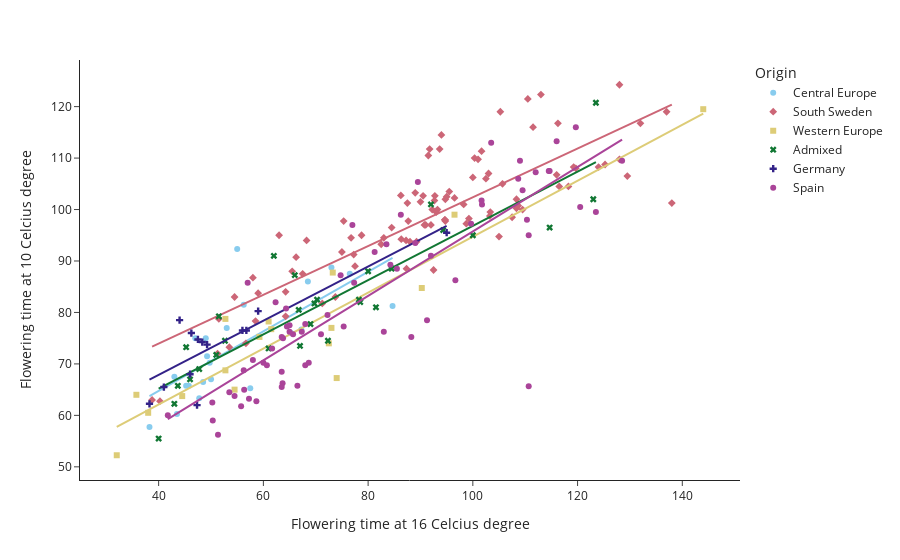

The code cell stored with this chart in its notebook:
### Code cell
fig_ft10_ft16_indiv.show()

### Figure 1 — Plotly figure (JSON) as saved in the notebook; plotly's stock layout.template omitted (floating-point values rounded to 4 significant figures; data arrays with more than 128 entries replaced by an {"elided": "..."} marker saying what was removed)
{"data": [{"customdata": [[0, 0.923, 1.3], [0.04878, 1, 2.5], [0.4634, 1, -0.6], [0.8478, 0.962, -2.3], [1, 1, -0.7], [0, 0.9, 0.2], [0.8519, 0.717, -0.7], [0.977, 0.842, -0.7], [0.9667, 1, -0.7], [0.7609, 1, -0.6], [0, 0.884, -2.3], [0.9388, 0.865, -0.2], [0.6724, 0.96, 3.2], [0.9773, 0.85, 1.1], [0.45, 1, 0.8], [0.1463, 0.972, 3.1], [0.4545, 1, 1.6], [0.5606, 0.986, 1.6], [0.3455, 0.95, 1.4], [0.04444, 0.908, 1.7], [1, 0.968, 1.6], [1, 1, 1.7]], "hovertemplate": "<b>%{hovertext}</b><br><br>Origin=Central Europe<br>Flowering time at 16 Celcius degree=%{x}<br>Flowering time at 10 Celcius degree=%{y}<br>sdorm_rate=%{customdata[0]}<br>pdorm_rate=%{customdata[1]}<br>bio9=%{customdata[2]}<extra></extra>", "hovertext": ["ICE63 / Copac-1", "ICE21 / Petro-1", "Doubravnik7", "Gr-1", "DraIV 2-9", "UduI 1-11", "ZdrI 1-23", "ZdrI 2-21", "Bor-4", "Pu2-8", "Gr-5", "Jm-0", "Kyoto", "Sr:5", "Toc-1", "Staro-2", "Fell3-7", "Bach-7", "Erg2-6", "Wank-2", "Obe1-15", "Schl-7"], "legendgroup": "Central Europe", "marker": {"color": "rgb(136, 204, 238)", "symbol": "circle"}, "mode": "markers", "name": "Central Europe", "orientation": "v", "showlegend": true, "type": "scatter", "x": [67.25, 76.5, 65.25, 55, 48.5, 47, 53, 50, 56.25, 84.67, 47.75, 45.25, 49.75, 49, 68.5, 73, 57.5, 49.25, 43.5, 38.25, 45.75, 43], "xaxis": "x", "y": [76.67, 87.5, 76, 92.33, 66.5, 75, 77, 67, 81.5, 81.25, 63.33, 65.75, 70.25, 75, 86, 88.75, 65.25, 71.5, 60.25, 57.75, 65.75, 67.5], "yaxis": "y"}, {"hovertemplate": "<b>OLS trendline</b><br>FT10 = 0.579533 * FT16 + 41.5604<br>R<sup>2</sup>=0.538585<br><br>Origin=Central Europe<br>Flowering time at 16 Celcius degree=%{x}<br>Flowering time at 10 Celcius degree=%{y} <b>(trend)</b><extra></extra>", "legendgroup": "Central Europe", "marker": {"color": "rgb(136, 204, 238)", "symbol": "circle"}, "mode": "lines", "name": "Central Europe", "showlegend": false, "type": "scatter", "x": [38.25, 43, 43.5, 45.25, 45.75, 47, 47.75, 48.5, 49, 49.25, 49.75, 50, 53, 55, 56.25, 57.5, 65.25, 67.25, 68.5, 73, 76.5, 84.67], "xaxis": "x", "y": [63.73, 66.48, 66.77, 67.78, 68.07, 68.8, 69.23, 69.67, 69.96, 70.1, 70.39, 70.54, 72.28, 73.43, 74.16, 74.88, 79.37, 80.53, 81.26, 83.87, 85.89, 90.63], "yaxis": "y"}, {"customdata": {"elided": "95x3 float values"}, "hovertemplate": "<b>%{hovertext}</b><br><br>Origin=South Sweden<br>Flowering time at 16 Celcius degree=%{x}<br>Flowering time at 10 Celcius degree=%{y}<br>sdorm_rate=%{customdata[0]}<br>pdorm_rate=%{customdata[1]}<br>bio9=%{customdata[2]}<extra></extra>", "hovertext": ["Ale-Stenar-64-24", "Brösarp-11-135", "Brösarp-15-138", "Brösarp-21-140", "App1-12", "App1-14", "App1-16", "Dra1-4", "Fjä1-5", "Fly2-1", "Fly2-2", "Hov1-10", "Hov3-2", "Hov3-5", "Kni-1", "Lis-3", "ÖMö1-7", "Rev-2", "Sparta-1", "T1000", "T1040", "T1070", "T1110", "T1160", "T450", "T460", "T470", "T530", "T540", "T570", "T610", "T670", "T710", "T720", "T740", "T780", "T790", "T800", "T810", "T840", "T860", "T880", "T900", "T930", "T960", "T980", "T990", "TDr-1", "TDr-2", "TDr-4", "TDr-5", "TDr-7", "TDr-8", "TDr-9", "TDr-13", "TDr-17", "TDr-18", "Ull2-5", "Bd-0", "Sp-0", "Ting-1", "Lis-2", "Brö1-6", "Gul1-2", "Kävlinge-1", "Kulturen-1", "Liarum", "Lillö-1", "San-2", "Vimmerby", "Bå5-1", "Hov4-1", "Hovdala-6", "Lis-1", "Lund", "Rev-1", "Fjä1-1", "Ull1-1", "Vinslöv", "Böt 1", "EkS 2", "FlyA 3", "Hal-1", "Hamm-1", "HolA-1 1", "HolA-1 2", "HolA-2 2", "Kal 1", "Kia 1", "Lan 1", "Puk-1", "Stenk-2", "Stenk-3", "Tur-4", "Ale-Stenar-56-14"], "legendgroup": "South Sweden", "marker": {"color": "rgb(204, 102, 119)", "symbol": "diamond"}, "mode": "markers", "name": "South Sweden", "orientation": "v", "showlegend": true, "type": "scatter", "x": [86.25, 94.75, 68.25, 64.25, 75.33, 93, 87.33, 101, 87.25, 89.25, 116, 73.75, 86.33, 77.25, 82.5, 51.5, 96.5, 110.5, 128, 105, 92.67, 94, 108.3, 109.5, 87.67, 94.75, 105.2, 93.67, 76.75, 92, 99.25, 90, 100, 89, 113, 137, 102.5, 91.75, 100.3, 84.5, 90.75, 103.2, 107.5, 111.5, 105.7, 101.7, 103.3, 53.5, 56.67, 58.5, 63, 54.5, 91.5, 59, 92.5, 128, 119.7, 125.2, 38.75, 51.25, 108.3, 93.25, 108.7, 92.75, 98.75, 83, 66.25, 132, 94.67, 88, 65.5, 95, 64.25, 58, 92.25, 94.67, 116.2, 40.25, 67.5, 116.5, 71.25, 98.25, 118.2, 91, 78.75, 95.5, 75, 124, 119.2, 103, 77.5, 129.5, 138, 90.5, 87.5], "xaxis": "x", "y": [102.8, 97.75, 94, 84, 97.75, 99.5, 88.5, 109.8, 94, 93.75, 106.8, 83, 94.25, 91.25, 93.25, 78.75, 102.2, 121.5, 124.2, 94.75, 101.8, 114.5, 102, 100, 97.75, 102, 119, 111.8, 94.5, 97, 98.25, 101.5, 106.2, 103.2, 122.3, 119, 106, 111.8, 110, 96.5, 97, 98.75, 98.5, 116, 105, 111.3, 99.5, 73.25, 74, 78.33, 95, 83, 110.5, 83.75, 88.25, 109.8, 108, 108.8, 63, 72, 100.2, 100, 100.8, 102.7, 97.25, 94.5, 90.75, 116.8, 98, 93.75, 88, 102.5, 79.25, 86.75, 100, 98, 116.8, 62.75, 87.5, 104.5, 81.75, 101, 104.5, 97, 95, 103.5, 91.75, 108.2, 108.2, 107, 89, 106.5, 101.2, 102.7, 101.2], "yaxis": "y"}, {"hovertemplate": "<b>OLS trendline</b><br>FT10 = 0.473887 * FT16 + 55.003<br>R<sup>2</sup>=0.712226<br><br>Origin=South Sweden<br>Flowering time at 16 Celcius degree=%{x}<br>Flowering time at 10 Celcius degree=%{y} <b>(trend)</b><extra></extra>", "legendgroup": "South Sweden", "marker": {"color": "rgb(204, 102, 119)", "symbol": "diamond"}, "mode": "lines", "name": "South Sweden", "showlegend": false, "type": "scatter", "x": [38.75, 40.25, 51.25, 51.5, 53.5, 54.5, 56.67, 58, 58.5, 59, 63, 64.25, 64.25, 65.5, 66.25, 67.5, 68.25, 71.25, 73.75, 75, 75.33, 76.75, 77.25, 77.5, 78.75, 82.5, 83, 84.5, 86.25, 86.33, 87.25, 87.33, 87.5, 87.67, 88, 89, 89.25, 90, 90.5, 90.75, 91, 91.5, 91.75, 92, 92.25, 92.5, 92.67, 92.75, 93, 93.25, 93.67, 94, 94.67, 94.67, 94.75, 94.75, 95, 95.5, 96.5, 98.25, 98.75, 99.25, 100, 100.3, 101, 101.7, 102.5, 103, 103.2, 103.3, 105, 105.2, 105.7, 107.5, 108.3, 108.3, 108.7, 109.5, 110.5, 111.5, 113, 116, 116.2, 116.5, 118.2, 119.2, 119.7, 124, 125.2, 128, 128, 129.5, 132, 137, 138], "xaxis": "x", "y": [73.37, 74.08, 79.29, 79.41, 80.36, 80.83, 81.86, 82.49, 82.73, 82.96, 84.86, 85.45, 85.45, 86.04, 86.4, 86.99, 87.35, 88.77, 89.95, 90.54, 90.7, 91.37, 91.61, 91.73, 92.32, 94.1, 94.34, 95.05, 95.88, 95.92, 96.35, 96.39, 96.47, 96.55, 96.71, 97.18, 97.3, 97.65, 97.89, 98.01, 98.13, 98.36, 98.48, 98.6, 98.72, 98.84, 98.92, 98.96, 99.07, 99.19, 99.39, 99.55, 99.86, 99.86, 99.9, 99.9, 100.0, 100.3, 100.7, 101.6, 101.8, 102.0, 102.4, 102.5, 102.9, 103.2, 103.6, 103.8, 103.9, 104.0, 104.8, 104.9, 105.1, 105.9, 106.3, 106.3, 106.5, 106.9, 107.4, 107.8, 108.6, 110.0, 110.1, 110.2, 111.0, 111.5, 111.7, 113.8, 114.4, 115.7, 115.7, 116.4, 117.6, 119.9, 120.4], "yaxis": "y"}, {"customdata": [[0, 1, 15.6], [0.02174, 0.93, 2.6], [0, 0.877, 6.4], [0.3958, 1, 8], [0.9167, 0.943, 16.7], [0.9455, 0.96, 6.8], [0, 0.057, 5.6], [0, 0.756, 19.2], [0.6585, 0.845, 14.8], [0, 1, 16], [0, 1, 17.2], [0, 0.414, 16.9], [0, 1, 17.8], [0, 0.827, 14.1], [0, 0.742, 18.7], [0, 0.701, 6.3], [0.02273, 1, 16]], "hovertemplate": "<b>%{hovertext}</b><br><br>Origin=Western Europe<br>Flowering time at 16 Celcius degree=%{x}<br>Flowering time at 10 Celcius degree=%{y}<br>sdorm_rate=%{customdata[0]}<br>pdorm_rate=%{customdata[1]}<br>bio9=%{customdata[2]}<extra></extra>", "hovertext": ["LDV-46", "T480", "NFA-8", "Alst-1", "Van-0", "Gy-0", "Mir-0", "IP-All-0", "IP-Pds-1", "IP-Sac-0", "IP-Svi-0", "IP-Vin-0", "IP-Bor-0", "IP-Hue-3", "ARR-17", "WAV-8", "Qui-0"], "legendgroup": "Western Europe", "marker": {"color": "rgb(221, 204, 119)", "symbol": "square"}, "mode": "markers", "name": "Western Europe", "orientation": "v", "showlegend": true, "type": "scatter", "x": [52.75, 52.75, 44.5, 61, 38, 54.5, 72.5, 35.75, 96.5, 59.25, 32, 90.25, 73, 144, 73.25, 74, 61.5], "xaxis": "x", "y": [68.75, 78.75, 63.75, 78.25, 60.5, 65, 74, 64, 99, 75.25, 52.25, 84.75, 77, 119.5, 87.75, 67.25, 76.75], "yaxis": "y"}, {"hovertemplate": "<b>OLS trendline</b><br>FT10 = 0.543673 * FT16 + 40.3549<br>R<sup>2</sup>=0.863836<br><br>Origin=Western Europe<br>Flowering time at 16 Celcius degree=%{x}<br>Flowering time at 10 Celcius degree=%{y} <b>(trend)</b><extra></extra>", "legendgroup": "Western Europe", "marker": {"color": "rgb(221, 204, 119)", "symbol": "square"}, "mode": "lines", "name": "Western Europe", "showlegend": false, "type": "scatter", "x": [32, 35.75, 38, 44.5, 52.75, 52.75, 54.5, 59.25, 61, 61.5, 72.5, 73, 73.25, 74, 90.25, 96.5, 144], "xaxis": "x", "y": [57.75, 59.79, 61.01, 64.55, 69.03, 69.03, 69.99, 72.57, 73.52, 73.79, 79.77, 80.04, 80.18, 80.59, 89.42, 92.82, 118.6], "yaxis": "y"}, {"customdata": [[1, 0.883, 1.9], [0.75, 1, -4.3], [0.9892, 1, 1.9], [0, 0.989, 2.9], [0, 0.965, 10.6], [0.5227, 0.949, 4.7], [0.02174, 0.883, 3.2], [0.5833, 0.975, 1.3], [0.4583, 0.767, 5.9], [0.8148, 0.935, 3.7], [0.9884, 0.936, 5], [0.9231, 0.953, 1.6], [0.7674, 0.959, 22.5], [0, 0.568, 19.2], [0.6304, 0.827, 20.1], [0.5714, 1, 18.9], [0, 0.864, 15.9], [0.6429, 0.831, 16.9], [0, 0.742, 19.5], [0.1957, 0.918, 19.9], [0, 0.617, 19.8], [0, 0.969, 21.2], [0.8125, 1, 19.8], [0, 0.217, 17.9], [0.1556, 1, 16.9], [0, 0.95, 14.7], [0, 0.847, 16], [0, 1, 19.9], [0, 0.056, 23.2]], "hovertemplate": "<b>%{hovertext}</b><br><br>Origin=Admixed<br>Flowering time at 16 Celcius degree=%{x}<br>Flowering time at 10 Celcius degree=%{y}<br>sdorm_rate=%{customdata[0]}<br>pdorm_rate=%{customdata[1]}<br>bio9=%{customdata[2]}<extra></extra>", "hovertext": ["Hovdala-2", "Ws-2", "Ak-1", "Bs-1", "Bur-0", "Gie-0", "Hh-0", "Np-0", "Oy-0", "Pt-0", "Utrecht", "Bå1-2", "IP-Alo-0", "IP-Jim-1", "IP-Moc-11", "IP-Mun-0", "IP-Orb-10", "IP-Vad-0", "IP-Vae-2", "IP-Vdt-0", "IP-Ver-5", "IP-Cir-0", "IP-Cot-0", "IP-Loz-0", "IP-Pie-0", "IP-Rib-1", "IP-Sam-0", "IP-Smt-1", "IP-Mah-6"], "legendgroup": "Admixed", "marker": {"color": "rgb(17, 119, 51)", "symbol": "x"}, "mode": "markers", "name": "Admixed", "orientation": "v", "showlegend": true, "type": "scatter", "x": [62, 43, 47.75, 51, 66, 52.67, 78.25, 43.67, 70.25, 51.5, 40, 45.25, 69, 123, 114.7, 92, 72.33, 46, 100, 66.75, 61, 69.75, 67, 123.5, 78.5, 94.33, 84.5, 81.5, 80], "xaxis": "x", "y": [91, 62.25, 69, 71.75, 87.25, 74.5, 82.5, 65.75, 82.5, 79.25, 55.5, 73.25, 77.75, 102, 96.5, 101, 74.5, 67, 95, 80.5, 73, 81.75, 73.5, 120.8, 82, 96, 88.5, 81, 88], "yaxis": "y"}, {"hovertemplate": "<b>OLS trendline</b><br>FT10 = 0.526754 * FT16 + 44.143<br>R<sup>2</sup>=0.811207<br><br>Origin=Admixed<br>Flowering time at 16 Celcius degree=%{x}<br>Flowering time at 10 Celcius degree=%{y} <b>(trend)</b><extra></extra>", "legendgroup": "Admixed", "marker": {"color": "rgb(17, 119, 51)", "symbol": "x"}, "mode": "lines", "name": "Admixed", "showlegend": false, "type": "scatter", "x": [40, 43, 43.67, 45.25, 46, 47.75, 51, 51.5, 52.67, 61, 62, 66, 66.75, 67, 69, 69.75, 70.25, 72.33, 78.25, 78.5, 80, 81.5, 84.5, 92, 94.33, 100, 114.7, 123, 123.5], "xaxis": "x", "y": [65.21, 66.79, 67.14, 67.98, 68.37, 69.3, 71.01, 71.27, 71.89, 76.28, 76.8, 78.91, 79.3, 79.44, 80.49, 80.88, 81.15, 82.24, 85.36, 85.49, 86.28, 87.07, 88.65, 92.6, 93.83, 96.82, 104.5, 108.9, 109.2], "yaxis": "y"}, {"customdata": [[0.02174, 1, 3.5], [0.68, 0.928, 4.7], [1, 1, 4.1], [0, 0.931, 5.8], [0.02439, 0.962, 4.9], [0, 1, 4.2], [0.8636, 0.892, 5.2], [1, 0.99, 2.7], [1, 0.849, 4.9], [0.82, 0.939, -2.5], [1, 0.988, 4.5], [0.7619, 1, 0.8], [0.3818, 0.972, 2.5]], "hovertemplate": "<b>%{hovertext}</b><br><br>Origin=Germany<br>Flowering time at 16 Celcius degree=%{x}<br>Flowering time at 10 Celcius degree=%{y}<br>sdorm_rate=%{customdata[0]}<br>pdorm_rate=%{customdata[1]}<br>bio9=%{customdata[2]}<extra></extra>", "hovertext": ["Ei-2", "Nok-3", "Wt-5", "Baa-1", "Benk-1", "Ca-0", "En-2", "Fr-2", "Mnz-0", "Mh-0", "Ob-0", "St-0", "Kelsterbach-4"], "legendgroup": "Germany", "marker": {"color": "rgb(51, 34, 136)", "symbol": "cross"}, "mode": "markers", "name": "Germany", "orientation": "v", "showlegend": true, "type": "scatter", "x": [56.75, 56, 44, 59, 95, 38.25, 41, 46.25, 46, 47.33, 49.25, 48.33, 47.5], "xaxis": "x", "y": [76.5, 76.5, 78.5, 80.25, 95.5, 62.25, 65.5, 76, 68, 62, 73.75, 74.25, 74.75], "yaxis": "y"}, {"hovertemplate": "<b>OLS trendline</b><br>FT10 = 0.526599 * FT16 + 46.8055<br>R<sup>2</sup>=0.729247<br><br>Origin=Germany<br>Flowering time at 16 Celcius degree=%{x}<br>Flowering time at 10 Celcius degree=%{y} <b>(trend)</b><extra></extra>", "legendgroup": "Germany", "marker": {"color": "rgb(51, 34, 136)", "symbol": "cross"}, "mode": "lines", "name": "Germany", "showlegend": false, "type": "scatter", "x": [38.25, 41, 44, 46, 46.25, 47.33, 47.5, 48.33, 49.25, 56, 56.75, 59, 95], "xaxis": "x", "y": [66.95, 68.4, 69.98, 71.03, 71.16, 71.73, 71.82, 72.26, 72.74, 76.3, 76.69, 77.87, 96.83], "yaxis": "y"}, {"customdata": {"elided": "68x3 float values"}, "hovertemplate": "<b>%{hovertext}</b><br><br>Origin=Spain<br>Flowering time at 16 Celcius degree=%{x}<br>Flowering time at 10 Celcius degree=%{y}<br>sdorm_rate=%{customdata[0]}<br>pdorm_rate=%{customdata[1]}<br>bio9=%{customdata[2]}<extra></extra>", "hovertext": ["LL-0", "Se-0", "Ts-1", "Ts-5", "Sf-1", "Sf-2", "Bla-1", "IP-Ang-0", "IP-Bar-1", "IP-Ber-0", "IP-Bis-0", "IP-Cab-3", "IP-Cal-0", "IP-Cdc-3", "IP-Cdo-0", "IP-Coc-1", "IP-Deh-1", "IP-Elb-0", "IP-Men-2", "IP-Moa-0", "IP-Mur-0", "IP-Pal-0", "IP-Pan-0", "IP-Rds-0", "IP-Ria-0", "IP-Stp-0", "IP-Tdc-0", "IP-Tor-1", "IP-Vaz-0", "IP-Vdm-0", "IP-Vig-1", "IP-Voz-0", "IP-Vpa-1", "IP-Are-0", "IP-Aru-0", "IP-Aul-0", "IP-Boa-0", "IP-Cha-0", "IP-Cho-0", "IP-Cod-0", "IP-Dar-0", "IP-Ees-0", "IP-Elp-0", "IP-Esn-2", "IP-Evs-0", "IP-Ezc-2", "IP-Ini-0", "IP-Lam-0", "IP-Lch-0", "IP-Leg-0", "IP-Lro-0", "IP-Lum-0", "IP-Mac-0", "IP-Mat-0", "IP-Mie-1", "IP-Moe-0", "IP-Oja-0", "IP-Pad-0", "IP-Pee-0", "IP-Piq-0", "IP-Pru-0", "IP-Pva-1", "IP-Sfb-6", "IP-Tau-0", "IP-Usa-0", "IP-Vas-0", "Agu-1", "Vie-0"], "legendgroup": "Spain", "marker": {"color": "rgb(170, 68, 153)", "symbol": "circle"}, "mode": "markers", "name": "Spain", "orientation": "v", "showlegend": true, "type": "scatter", "x": [54.5, 50.33, 50.25, 63.67, 53.5, 51.33, 63.5, 64.5, 68, 99.67, 81.25, 56.33, 89.5, 92, 108.7, 89, 91.25, 88.25, 65, 112, 83.5, 103.5, 109.5, 60, 123.5, 85.5, 101.8, 77.33, 109, 110.7, 60.67, 77, 75.33, 55.75, 72.25, 62.33, 63.5, 65.67, 63.75, 128.5, 120.5, 68, 58.67, 84.25, 65, 119.7, 67.33, 61.67, 63.5, 66.5, 83, 64.33, 114.5, 57.25, 101.7, 68.67, 56.25, 74.75, 116, 41.75, 57, 96.67, 71, 58, 110.3, 114.7, 110.7, 86.25], "xaxis": "x", "y": [63.75, 59, 62.5, 66.25, 64.5, 56.25, 65.5, 77.25, 69.75, 97.25, 91.75, 65, 105.3, 91, 106, 93.5, 78.5, 75.25, 76.25, 107.2, 93.25, 113, 103.8, 70.25, 99.5, 88.5, 101, 85.75, 109.5, 95, 69.75, 97, 77.25, 61.75, 79.5, 82, 68.5, 75.75, 75, 109.5, 100.5, 77.75, 62.75, 89.25, 77.5, 116, 76.25, 73, 75.25, 65.75, 76.25, 80.75, 107.5, 63.25, 101.8, 70.25, 68.75, 87.25, 113.2, 60, 85.75, 86.25, 75.75, 70.75, 98, 107.5, 65.67, 99], "yaxis": "y"}, {"hovertemplate": "<b>OLS trendline</b><br>FT10 = 0.62619 * FT16 + 33.1315<br>R<sup>2</sup>=0.748769<br><br>Origin=Spain<br>Flowering time at 16 Celcius degree=%{x}<br>Flowering time at 10 Celcius degree=%{y} <b>(trend)</b><extra></extra>", "legendgroup": "Spain", "marker": {"color": "rgb(170, 68, 153)", "symbol": "circle"}, "mode": "lines", "name": "Spain", "showlegend": false, "type": "scatter", "x": [41.75, 50.25, 50.33, 51.33, 53.5, 54.5, 55.75, 56.25, 56.33, 57, 57.25, 58, 58.67, 60, 60.67, 61.67, 62.33, 63.5, 63.5, 63.5, 63.67, 63.75, 64.33, 64.5, 65, 65, 65.67, 66.5, 67.33, 68, 68, 68.67, 71, 72.25, 74.75, 75.33, 77, 77.33, 81.25, 83, 83.5, 84.25, 85.5, 86.25, 88.25, 89, 89.5, 91.25, 92, 96.67, 99.67, 101.7, 101.8, 103.5, 108.7, 109, 109.5, 110.3, 110.7, 110.7, 112, 114.5, 114.7, 116, 119.7, 120.5, 123.5, 128.5], "xaxis": "x", "y": [59.27, 64.6, 64.65, 65.28, 66.63, 67.26, 68.04, 68.35, 68.41, 68.82, 68.98, 69.45, 69.87, 70.7, 71.12, 71.75, 72.16, 72.89, 72.89, 72.89, 73.0, 73.05, 73.42, 73.52, 73.83, 73.83, 74.25, 74.77, 75.29, 75.71, 75.71, 76.13, 77.59, 78.37, 79.94, 80.3, 81.35, 81.56, 84.01, 85.11, 85.42, 85.89, 86.67, 87.14, 88.39, 88.86, 89.18, 90.27, 90.74, 93.66, 95.54, 96.79, 96.85, 97.94, 101.2, 101.4, 101.7, 102.2, 102.4, 102.4, 103.3, 104.8, 104.9, 105.8, 108.1, 108.6, 110.5, 113.6], "yaxis": "y"}], "layout": {"legend": {"title": {"text": "Origin"}, "tracegroupgap": 0}, "margin": {"t": 60}, "xaxis": {"anchor": "y", "domain": [0, 1], "title": {"text": "Flowering time at 16 Celcius degree"}}, "yaxis": {"anchor": "x", "domain": [0, 1], "title": {"text": "Flowering time at 10 Celcius degree"}}}}
